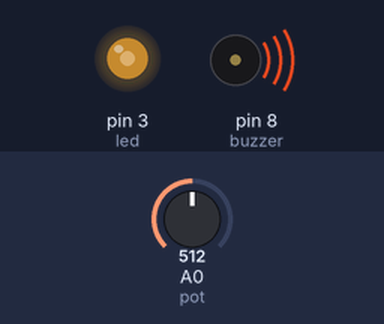
The sketch below on a simulated Arduino Uno, built with avr-gcc and run on an emulated ATmega328P. Shown: output pins drawn as LEDs (lit = HIGH), buzzer (waves = sounding, pin HIGH). The inputs (shaded band) are chosen by the test bench; at power-on: A0 (pot) = 512.

Above: at 1.2 s.
1.3 s: A0 (pot) set to 490
At 2.1 s:
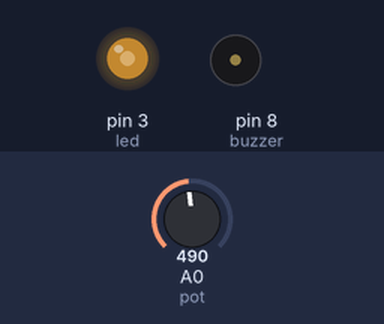
2.8 s: A0 (pot) set to 716
At 3.3 s:
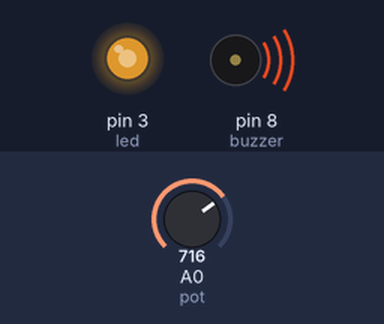
4.3 s: A0 (pot) set to 900
At 5.5 s:
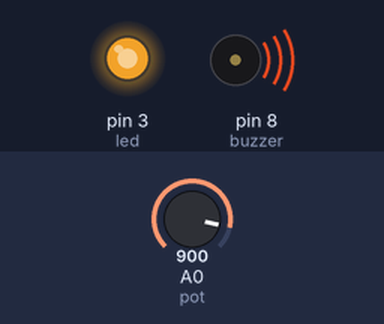
5.8 s: A0 (pot) set to 122
At 6.7 s:
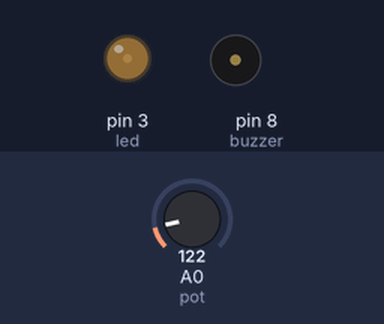
7.3 s: A0 (pot) set to 0
At 7.9 s:
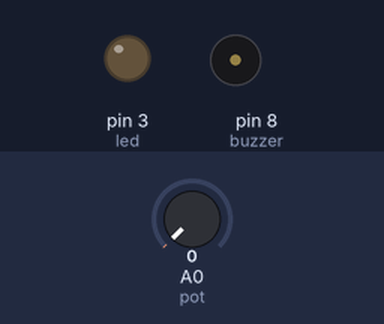
Timing chart, 0 to 9.8 s (numbered marks = the images above; inputs shaded):
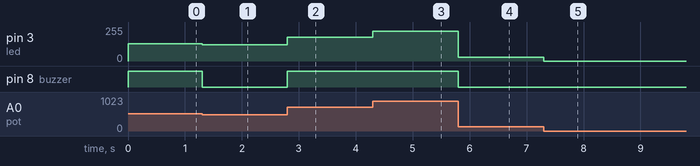

The sketch:

potentiometer_led_brightness_and_buzzer.ino
```cpp
#define led 3
#define pot A0
#define buzzer 8

void setup() {
  pinMode(led,OUTPUT);
  pinMode(buzzer,OUTPUT);
  pinMode(pot,INPUT);

}

void loop() {
  int deger = analogRead(pot);
  int parlaklik = deger/4;

  analogWrite(led,parlaklik);

  if(deger>500){
    digitalWrite(buzzer,HIGH);
  }
  else{
    digitalWrite(buzzer,LOW);
  }

}
```

Measured:
- after the input at 1.3 s, pin 3 (led): 128/255 → 122/255 at once; pin 8 (buzzer): HIGH → LOW at once
- after the input at 2.8 s, pin 3 (led): 122/255 → 179/255 at once; pin 8 (buzzer): LOW → HIGH at once
- after the input at 4.3 s, pin 3 (led): 179/255 → 225/255 at once
- after the input at 5.8 s, pin 3 (led): 225/255 → 30/255 at once; pin 8 (buzzer): HIGH → LOW at once
- after the input at 7.3 s, pin 3 (led): 30/255 → 0/255 at once
